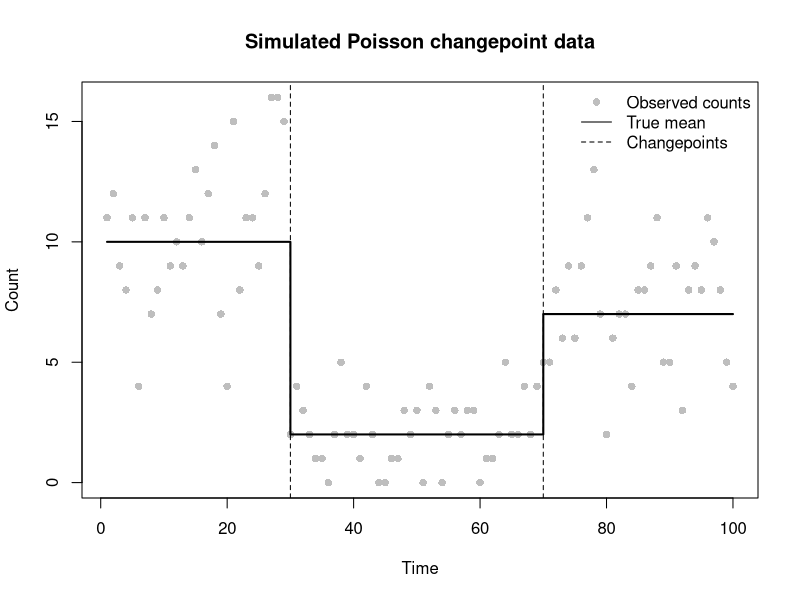
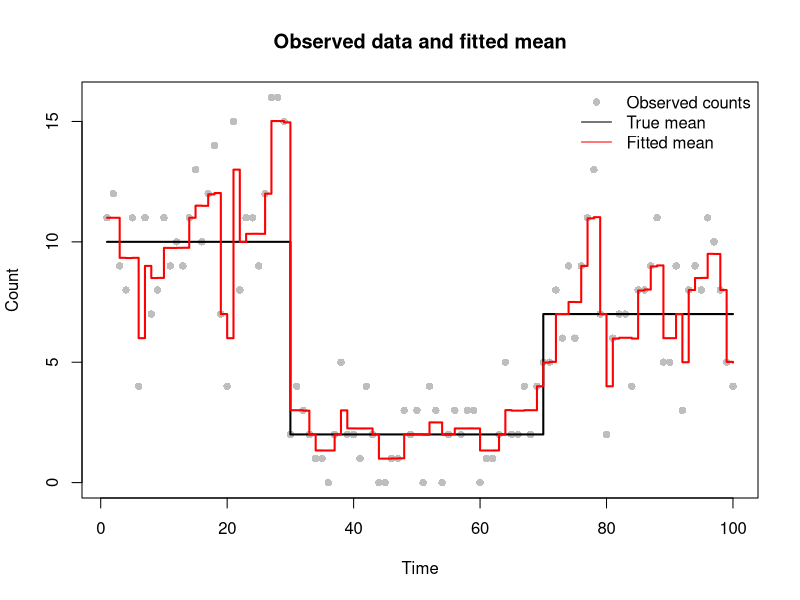
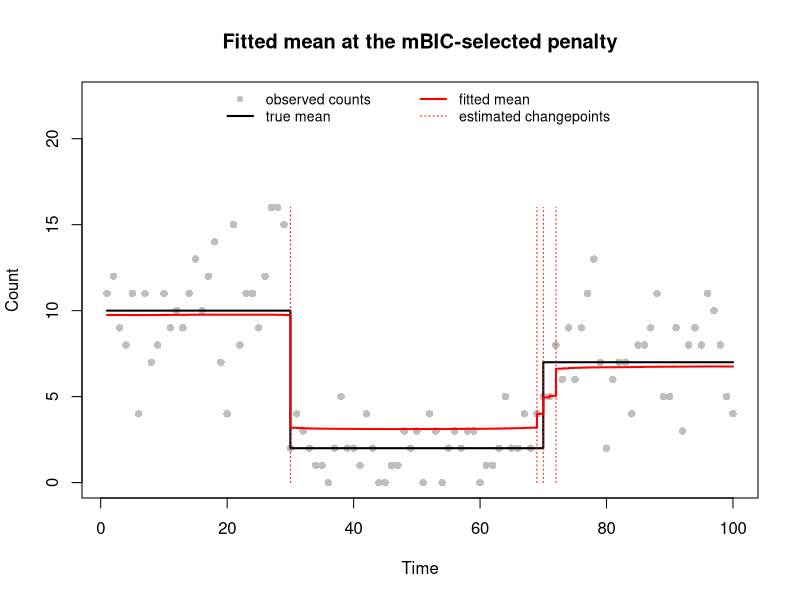
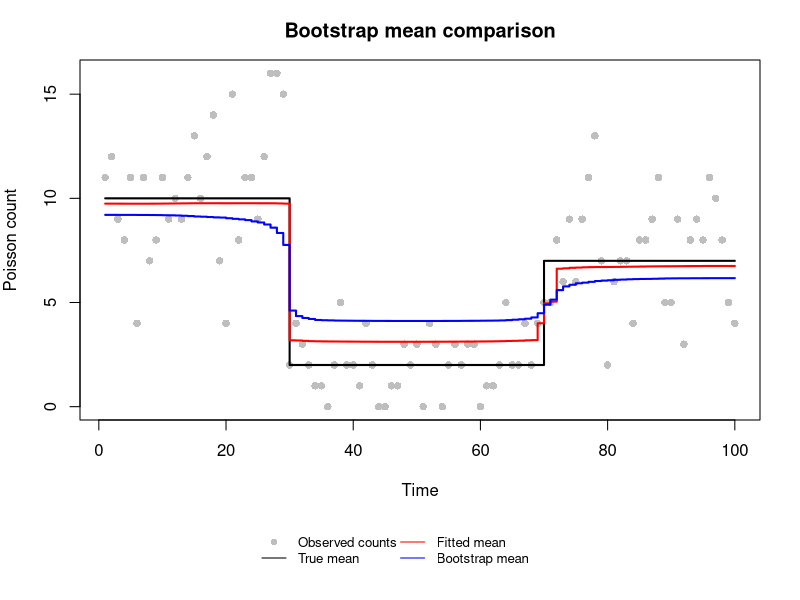
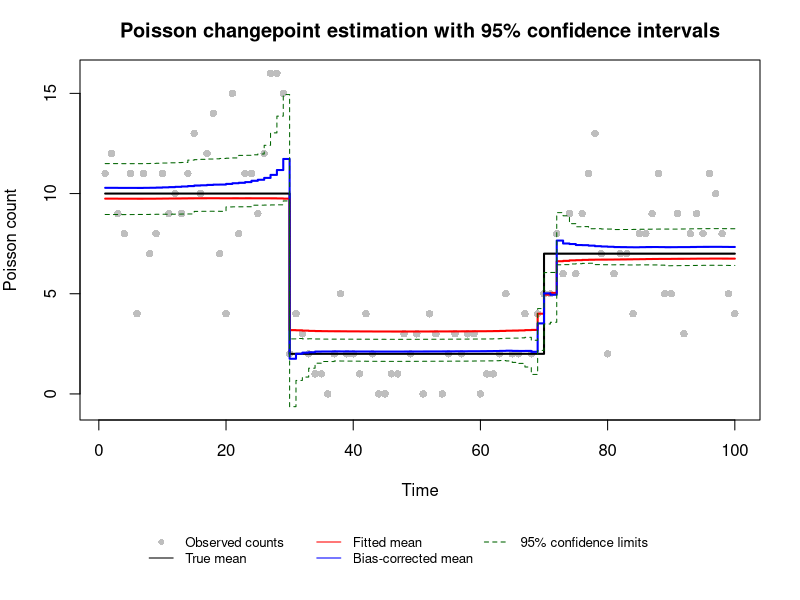

Reproduce these figures in R, in order.
# Aishah ALmubarak   S2957708
# Yizhen Ge          S3027690
# Ziyi Wang          S2945970

# Team Member Contributions
# Ziyi Wang        Q1-3
# Aishah ALmubarak Q4-5
# Yizhen Ge        Q6-7

# Github URL：https://github.com/SkylarWang-333/ESP-Group9.git

# Changepoint estimation for Poisson count data via a smoothed LASSO
# penalty.
#
# Description:
#   The mean of a Poisson count series is modeled as a baseline level
#   plus a change at each time step, on the log scale. A smoothed LASSO
#   penalty shrinks most changes towards zero, so that only a few
#   genuine changepoints remain. The penalty strength is chosen by a
#   modified Bayesian Information Criterion (mBIC), and uncertainty in
#   the fitted mean is assessed by a parametric bootstrap with bias
#   correction.
#
# Outline:
#   1. Simulate 100 Poisson counts with two known changepoints.
#   2. Define the penalised objective, gradient and Hessian, and verify
#      the derivatives by finite differencing.
#   3. Fit the model by BFGS at lambda = 1 as a sanity check.
#   4. Select lambda on a grid by minimising the mBIC, counting
#      changepoints through the effective degrees of freedom.
#   5. Refit at the selected lambda; estimate the number of
#      changepoints and locate them at the largest changes.
#   6. Quantify uncertainty by parametric bootstrap (B = 200): refit
#      resampled data, then bias-correct the mean and its 95% bands.
#   7. Plot the data, the true, fitted and bias-corrected means, and
#      the 95% bias-corrected confidence limits.


#STEP 1

#simulate 100 independent poisson counts with two known changepoints
#the mean changes from 10 to 2 at time 30 and from 2 to 7 at time 70
#the simulated counts are used to test the estimation method

set.seed(12345)
n <- 100
time <- 1:n
tau_true <- c(1, 30, 70, n+1)
m_true <- length(tau_true)-2
theta_true <- c(10, 2, 7)

#assign a constant poisson mean to each segment
mu_true <- numeric(n)
for(i in seq_along(theta_true)){
  mu_true[tau_true[i]:(tau_true[i+1]-1)] <- theta_true[i]
}

#generate random counts using the true mean function
y <- rpois(n, lambda=mu_true)

#show the simulated counts, true means and changepoint positions
plot(time, y, pch=16, col="grey",
     xlab="Time", ylab="Count",
     main="Simulated Poisson changepoint data")
lines(time, mu_true, col="black", lwd=2, type="s")
abline(v=tau_true[-c(1,length(tau_true))], lty="dashed")

legend("topright",
       legend=c("Observed counts", "True mean", "Changepoints"),
       col=c("grey", "black", "black"),
       pch=c(16, NA, NA),
       lty=c(NA, 1, 2),
       bty="n")



#STEP 2

#calculate the smoothed lasso-penalised negative log-likelihood

#beta contains the initial log mean and subsequent changes in log mean
#beta[1] is the initial log mean, and beta[k] is the change at time k
#zero changes indicate that the mean remains constant

#y contains the observed poisson counts

#lambda controls the penalty strength and eps controls smoothing

#return a single objective value to be minimised

poisson_lasso_objective <- function(beta, y, lambda=1, eps=1e-6){
  
  #recover positive poisson means from cumulative log changes
  eta <- cumsum(beta)
  mu <- exp(eta)
  
  #measure how well the model explains the observed counts
  neg_loglik <- -sum(dpois(y, lambda=mu, log=TRUE))
  
  #penalise changes in log mean, excluding the initial level
  penalty <- lambda*sum(sqrt(beta[-1]^2+eps))
  
  #combine data fit and penalty into one objective value
  objective <- neg_loglik+penalty
  
  return(objective)
}


#calculate the gradient of the penalised objective function
#use the same inputs as the objective function
#return one first derivative for each element of beta

poisson_lasso_grad <- function(beta, y, lambda=1, eps=1e-6){
  
  #recover the poisson means from the current parameters
  eta <- cumsum(beta)
  mu <- exp(eta)
  
  #each beta affects its own and all later means
  #sum residuals backwards to obtain the likelihood gradient
  grad_loglik <- rev(cumsum(rev(mu-y)))
  
  #calculate the derivative of the smoothed penalty
  #the initial log mean is not penalised
  grad_penalty <- numeric(length(beta))
  grad_penalty[-1] <- lambda*beta[-1]/sqrt(beta[-1]^2+eps)
  
  #combine the likelihood and penalty gradients
  grad <- grad_loglik+grad_penalty
  
  return(grad)
}


#calculate the hessian of the penalised objective function
#use the same inputs as the objective function
#return a square matrix of second derivatives with respect to beta

poisson_lasso_hess <- function(beta, y, lambda=1, eps=1e-6){
  
  #recover the poisson means from the current parameters
  n <- length(beta)
  eta <- cumsum(beta)
  mu <- exp(eta)
  
  #construct a matrix linking changes in log mean to each time point
  #each row includes the initial level and all earlier changes
  X <- matrix(0, n, n)
  X[lower.tri(X, diag=TRUE)] <- 1
  
  #calculate the curvature of the negative log-likelihood
  hess_loglik <- t(X) %*% (mu*X)
  
  #calculate the second derivatives of the smoothed penalty
  #the penalty contributes only to the diagonal
  hess_penalty <- numeric(n)
  hess_penalty[-1] <- lambda*eps/(beta[-1]^2+eps)^(3/2)
  
  #combine both parts into the full hessian matrix
  hess <- hess_loglik+diag(hess_penalty)
  
  return(hess)
}


#approximate the gradient using central finite differences
#return one numerical derivative for each parameter
fd_grad <- function(beta, y, step=1e-5){
  
  grad_fd <- numeric(length(beta))
  
  for(i in 1:length(beta)){
    beta1 <- beta
    beta2 <- beta
    
    beta1[i] <- beta1[i]+step
    beta2[i] <- beta2[i]-step
    
    grad_fd[i] <- (
      poisson_lasso_objective(beta1, y) -
        poisson_lasso_objective(beta2, y)
    )/(2*step)
  }
  
  return(grad_fd)
}


#approximate the hessian using central differences of the gradient
#return a matrix of numerical second derivatives
fd_hess <- function(beta, y, step=1e-5){
  
  n <- length(beta)
  hess_fd <- matrix(0, n, n)
  
  for(i in 1:n){
    beta1 <- beta
    beta2 <- beta
    
    beta1[i] <- beta1[i]+step
    beta2[i] <- beta2[i]-step
    
    grad1 <- poisson_lasso_grad(beta1, y)
    grad2 <- poisson_lasso_grad(beta2, y)
    
    hess_fd[i,] <- (grad1-grad2)/(2*step)
  }
  
  return(hess_fd)
}


#compare analytical derivatives with numerical approximations
#return the maximum gradient error and relative hessian error
check_derivs <- function(beta, y, step=1e-5){
  
  grad_test <- poisson_lasso_grad(beta, y)
  hess_test <- poisson_lasso_hess(beta, y)
  
  g_err <- max(abs(fd_grad(beta, y, step)-grad_test))
  h_err_rel <- max(abs(fd_hess(beta, y, step)-hess_test)) /
    max(abs(hess_test))
  
  cat("Gradient max absolute error:", g_err, "\n")
  cat("Hessian max relative error:", h_err_rel, "\n")
  
  return(c(g_err=g_err, h_err_rel=h_err_rel))
}


#test derivatives at zero and non-zero log-mean changes
beta_test <- c(log(mean(y)), rep(0, n-1))
beta_test2 <- c(log(mean(y)), 0.3*sin(1:(n-1)))

cat("First derivative check:\n")
errors1 <- check_derivs(beta_test, y)

cat("Second derivative check:\n")
errors2 <- check_derivs(beta_test2, y)


#STEP 3

#fit the poisson changepoint model using bfgs
#start with a constant mean equal to the observed sample mean
#use lambda=1 as an initial penalty value

beta_init <- c(log(mean(y)), rep(0, n-1))

fit <- optim(
  par=beta_init,
  fn=poisson_lasso_objective,
  gr=poisson_lasso_grad,
  y=y,
  lambda=1,
  method="BFGS",
  control=list(maxit=10000, reltol=1e-9)
)

#check whether the optimisation converged successfully
#convergence code 0 indicates normal termination
fit$convergence

if(fit$convergence != 0){
  stop("Optimisation did not converge")
}

#recover the fitted mean function from the estimated parameters
beta_hat <- fit$par
mu_hat <- exp(cumsum(beta_hat))

#compare the estimated means with the known true means
#check whether the fitted model captures the main changes in the data
plot(time, y, pch=16, col="grey",
     xlab="Time", ylab="Count",
     main="Observed data and fitted mean")

lines(time, mu_true, col="black", lwd=2, type="s")
lines(time, mu_hat, col="red", lwd=2, type="s")

legend("topright",
       legend=c("Observed counts", "True mean", "Fitted mean"),
       col=c("grey", "black", "red"),
       pch=c(16, NA, NA),
       lty=c(NA, 1, 1),
       bty="n")

# with lambda = 1 the penalty is too weak, so the fitted mean zig-zags
# and suggests changes at many time points. Noticeably, it broadly follows
# the time varying trend in the data: high up to ~30, low from ~30 to ~70, then
# medium, which confirms the model and optimiser are working.

# STEP 4

# choosing the penalty lambda by mBIC
# lambda = 1 in step 3 was arbitrary, but lambda sets the price of every
# jump and it decides how many changepoints the model finds. We choose it
# by minimizing mbic = 3*m*log(n) - 2*loglik over a grid of log lambda:
# (-1, 5, by = 0.05).
# Since the smoothed penalty never sets a beta exactly to zero, the number
# of changepoints is measured by edf = trace(H_lambda^{-1} H_0) - 1.

fit_lasso <- function(beta0, y, lambda) {
  # fit the model at one lambda by BFGS, using the analytic gradient.
  # y and lambda are passed on to fn and gr via optim's '...' argument.
  fit <- optim(beta0, poisson_lasso_objective, gr=poisson_lasso_grad,
               y=y, lambda=lambda, method="BFGS",
               control=list(maxit=10000, reltol=1e-9))
  g <- poisson_lasso_grad(fit$par, y, lambda=lambda) # grad at optimum
  H <- poisson_lasso_hess(fit$par, y, lambda=lambda) # Hessian at optimum
  # conditions for a minimum: gradient 'close enough' to zero, and
  # Hessian positive definite (tested by whether a Cholesky works)
  R <- try(chol(H), silent=TRUE)
  list(beta=fit$par, conv=fit$convergence, counts=fit$counts,
       grad=max(abs(g))/lambda, # gradient relative to the penalty pull
       pd=!inherits(R, "try-error"), H=H, R=R)
} # fit_lasso

edf_lasso <- function(fit, y) {
  # effective degrees of freedom, trace(H_lambda^{-1} H_0), at a fitted beta.
  # H_lambda^{-1} is formed from its Cholesky factor, as chol2inv(chol(H)).
  H_0 <- poisson_lasso_hess(fit$beta, y, lambda=0) # likelihood only
  sum(diag(chol2inv(fit$R) %*% H_0))
} # edf_lasso

log_lambda <- seq(-1, 5, by=0.05)   # grid of log penalty values
lambda <- exp(log_lambda)           # penalty values
n_lambdas <- length(lambda)

# one row of results per penalty value
grid_res <- data.frame(log_lambda=log_lambda, lambda=lambda, conv=NA,
                       grad=NA, pd=NA, edf=NA, m_changes=NA, loglik=NA,
                       mbic=NA)
beta_store <- matrix(NA, n_lambdas, n) # fitted beta for each lambda

beta_start <- c(log(mean(y)), rep(0, n-1)) # constant mean to start

for (j in 1:n_lambdas) { # loop over penalty values
  # (a) fit, warm starting from the previous lambda's solution
  fit_j <- fit_lasso(beta_start, y, lambda[j])
  beta_store[j, ] <- beta_start <- fit_j$beta
  grid_res$conv[j] <- fit_j$conv   # 0 means optim reports convergence
  grid_res$grad[j] <- fit_j$grad   # should be close to zero
  grid_res$pd[j] <- fit_j$pd       # TRUE if genuine minimum
  
  # (b) effective degrees of freedom
  grid_res$edf[j] <- edf_lasso(fit_j, y)
  
  # (c) unpenalised log likelihood (on the log scale), m and mbic
  mu_j <- exp(cumsum(fit_j$beta))
  grid_res$loglik[j] <- sum(dpois(y, mu_j, log=TRUE))
  grid_res$m_changes[j] <- grid_res$edf[j] - 1 # remove baseline beta[1]
  grid_res$mbic[j] <- 3*grid_res$m_changes[j]*log(n) -
    2*grid_res$loglik[j]
} # end of loop over penalty values

# verify convergence over the whole grid
all(grid_res$conv == 0) # optim's convergence code
max(grid_res$grad)      # largest relative gradient at an optimum
all(grid_res$pd)        # every Hessian positive definite

best <- which.min(grid_res$mbic) # penalty minimising mbic
lambda_best <- lambda[best]
# summary of the selected penalty: lambda, convergence, edf, m and mbic
round(grid_res[best, ], 3)

# mbic either side of the minimum, to see how well defined it is
round(grid_res[(best-3):(best+3), c("log_lambda","m_changes","mbic")], 2)

# best is the global minimiser over the grid, the rows either side
# of it confirm it is a clear minimum and not a flat region


# STEP 5:
# fit model and changepoint locations
# refit at the penalty chosen by mBIC, estimate the number of changepoints
# as the floor of the effective number, and place them at the largest
# estimated jumps |beta_k|, k >= 2.

# refit at lambda_best, starting from the solution stored in step 4
fit_best <- fit_lasso(beta_store[best, ], y, lambda_best)
# verify the values:
# conv should be 0, grad close to 0, pd =1 positive Hessian
c(conv=fit_best$conv, grad=fit_best$grad, pd=fit_best$pd) 

beta_best <- fit_best$beta
mu_best <- exp(cumsum(beta_best)) # fitted mean function

# effective and estimated number of changepoints
m_tilde <- edf_lasso(fit_best, y) - 1 # -1 to exclude beta 1
m_hat <- floor(m_tilde)
c(m_tilde=m_tilde, m_hat=m_hat)

# rank the jumps by size, excluding the baseline beta[1]; adding 1
# converts positions in beta[-1] back to time points
jump_order <- order(abs(beta_best[-1]), decreasing=TRUE) + 1
tau_hat <- sort(jump_order[1:m_hat])

# estimated changepoint locations:
tau_hat

# size of each detected jump and the factor it multiplies the mean by
round(data.frame(time=tau_hat, beta=beta_best[tau_hat],
                 factor=exp(beta_best[tau_hat])), 3)

# true and fitted level within each true segment
seg <- cut(time, breaks=tau_true, right=FALSE)
round(cbind(true=theta_true, fitted=tapply(mu_best, seg, mean)), 2)

# plot the data, true mean and fitted mean, with the detected 
# changepoints
plot(time, y, pch=16, col="grey", xlab="Time", ylab="Count",
     ylim=c(0, 1.4*max(y)), main="Fitted mean at the mBIC-selected penalty")
lines(time, mu_true, type="s", lwd=2)
lines(time, mu_best, type="s", lwd=2, col="red")
segments(tau_hat, 0, tau_hat, max(y), lty="dotted", col="red")
legend("top", ncol=2, bty="n", cex=0.85,
       legend=c("observed counts", "true mean", "fitted mean",
                "estimated changepoints"),
       pch=c(16, NA, NA, NA), lty=c(NA, "solid", "solid", "dotted"),
       lwd=c(NA, 2, 2, 1), col=c("grey", "black", "red", "red"))

# we notice from the plot:
# the drop at time 30 is detected cleanly, as one large change that
# multiplies the mean by about 0.32. the rise near time 70 is detected
# also, but split across times 69, 70 and 72 instead of one jump. this is
# because the counts there rise gradually, and the lasso penalty charges
# for the total size of the changes, so several small steps cost about
# the same as one big step. as a result m_hat = 4 overestimates the true
# m = 2, although every detected time lies at or next to a real change.
# the fitted levels (9.79, 3.10, 6.64) are also pulled towards the
# overall mean compared with the truth (10, 2, 7), because the penalty
# is shrinking every change towards zero.


#STEP 6:Parametric Bootstrap
#we assess uncertainty in the estimated Poisson mean function by generating
#200 bootstrap samples from the fitted model in Step 5. 
#each sample is refitted
#using the same optimal penalty parameter. The resulting estimates are used
#to examine bootstrap bias, calculate the bias-corrected mean function,
#and construct pointwise 95% bias-corrected confidence intervals.

#assess uncertainty in the fitted mean function
set.seed(2026)
B <- 200

#store the fitted mean from each bootstrap sample
mu_boot <- matrix(NA_real_, nrow = n, ncol = B)

#simulate and refit the model for each bootstrap sample

for(b in 1:B){
  #parametric resampling
  #generate new poisson observations using the fitted mean
  y_sim <- rpois(n, lambda = mu_best)
  #refit the model using the same penalty parameter
  fit_sim <- fit_lasso(beta_best, y_sim, lambda_best)
  #check convergence before storing the result
  if(fit_sim$conv != 0){
    stop("Bootstrap optimisation didn't converge")
  }
  #calculate and store the fitted mean function
  mu_boot[,b] <- exp(cumsum(fit_sim$beta))
}

#calculate the average fitted mean across bootstrap samples
mu_bar <- rowMeans(mu_boot)

#compare the bootstrap average with the original fitted mean

#save the current graphical settings
old_par <- par(no.readonly=TRUE)

#create two separate plotting areas:
#the upper one for the main plot, the lower one for the legend
layout(matrix(c(1, 2), nrow = 2), heights = c(5, 1))

#main plot
par(mar = c(4, 4, 3, 2))

plot(time, y,
     pch = 16, col = "grey",
     xlab = "Time", ylab = "Poisson count",
     ylim = range(c(0, y, mu_true, mu_best, mu_bar), finite = TRUE),
     main = "Bootstrap mean comparison")

#add the true, fitted and bootstrap mean functions
lines(time, mu_true, type = "s", col = "black", lwd = 2)
lines(time, mu_best, type = "s", col = "red", lwd = 2)
lines(time, mu_bar, type = "s", col = "blue", lwd = 2)

#separate legend area
par(mar = c(0, 0, 0, 0))
plot.new()

legend("center",
       legend = c("Observed counts", "True mean",
                "Fitted mean", "Bootstrap mean"),
       col = c("grey", "black", "red", "blue"),
       pch = c(16, NA, NA, NA),
       lty = c(0, 1, 1, 1),
       ncol = 2,
       cex = 0.8,
       bty = "n")

#restore the original graphical settings
par(old_par)
#estimate bootstrap bias and correct the fitted mean
bias_boot <- mu_bar - mu_best
mu_bc <- mu_best - bias_boot

#calculate pointwise 95% bootstrap percentile intervals
qL <- apply(mu_boot, 1, quantile, probs = 0.025)
qU <- apply(mu_boot, 1, quantile, probs = 0.975)

#bias-correct the 95% confidence interval limits
qL_bc <- 2*mu_best - qU
qU_bc <- 2*mu_best - qL

# we notice from the plot:
# the bootstrap mean (blue) sits further from the true mean than the
# fitted mean (red), its segment levels are about 9.0, 4.2, 6.0 and
# the truth 10, 2, 7, whereas the fit was 9.8, 3.2, 6.6. This is bias
# compounding: mu_best is shrunk towards the overall mean, and
# simulating from it then refitting shrinks it again, so mu_bar is
# also biased the same but more strongly. the correction
# mu_bc = 2*mu_best - mu_bar reflects mu_bar back across mu_best,
# pushing the levels back towards the truth.

#STEP 7

# We plot the observed counts, true mean, fitted mean, and bias-corrected
# mean function together with the 95% bias-corrected confidence limits.
# Step curves are used to illustrate changes in the Poisson mean over time.
# A separate legend panel is included to keep the plot clear and readable.

#save the current graphical settings
old_par <- par(no.readonly = TRUE)

#create two separate plotting areas
layout(matrix(c(1, 2), nrow = 2), heights = c(5, 1))

#set the range of the vertical axis
y_limits <- range(c(0, y, mu_true, mu_best,
                    mu_bc, qL_bc, qU_bc), finite = TRUE)

#plot the original observations
par(mar = c(4, 4, 3, 2))
plot(time, y,
     pch = 16, col = "grey",
     xlab = "Time", ylab = "Poisson count",
     ylim = y_limits,
     main="Poisson changepoint estimation with 95% confidence intervals")

#add the true and fitted mean functions
lines(time, mu_true, type = "s", col = "black", lwd = 2)
lines(time, mu_best, type = "s", col = "red", lwd = 2)

#add the bias-corrected mean function
lines(time, mu_bc, type = "s", col="blue", lwd = 2)

#add the bias-corrected 95% confidence limits
lines(time, qL_bc, type = "s", col = "darkgreen", lty = 2)
lines(time, qU_bc, type = "s", col = "darkgreen", lty = 2)

#create a separate area for the legend
par(mar = c(0, 0, 0, 0))
plot.new()

#add the legend 
legend("center",
       legend = c("Observed counts", "True mean",
                "Fitted mean","Bias-corrected mean",
                "95% confidence limits"),
       col = c("grey", "black", "red", "blue", "darkgreen"),
       pch = c(16, NA, NA, NA, NA),
       lty = c(0, 1, 1, 1, 2),
       ncol = 3,
       cex = 0.8,
       bty = "n")

par(old_par)

# Finally we notice:
# the bias-corrected mean (blue) is closer to the true levels than the
# fitted mean confirming the correction helps. the 95% bands are narrow
# on the flat segments and widen sharply near the changepoints at about
# 30 and 70, where the change location is most uncertain. the lower band
# dips slightly below zero near time 30, as the bootstrap interval is
# not constrained to the valid range of a poisson mean.
